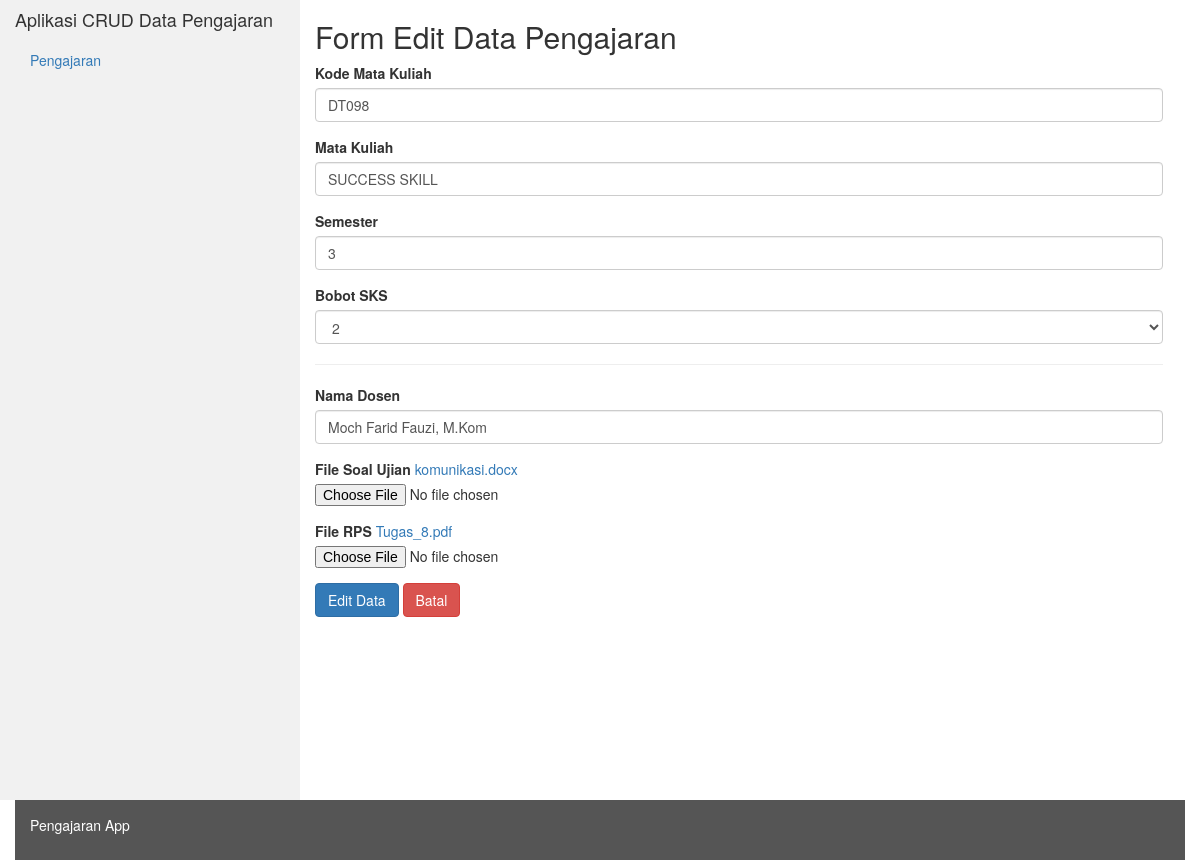
Screenshot of /index.php/pengajaran/edit/5 with the database file from the repository.
### tables this page shows
CREATE TABLE `tbl_pengajaran` (
  `no_pengajaran` int(11) NOT NULL,
  `kode_mk` varchar(30) NOT NULL,
  `mata_kuliah` varchar(50) NOT NULL,
  `semester` int(3) NOT NULL,
  `bobot_sks` int(2) NOT NULL,
  `nama_dosen` varchar(50) NOT NULL,
  `soal_ujian` mediumtext NOT NULL,
  `upload_rps` mediumtext NOT NULL
);

### application/controllers/Pengajaran.php (called while the page is built, shortened)
<?php
class Pengajaran extends CI_Controller{
	public function __construct()
	{
		$this->load->model('Pengajaran_model');
		$this->load->library('form_validation');
		$this->load->helper(array('url','download'));
	}
	public function edit($no_pengajaran)
	{
		$data['judul'] = 'Form Edit';
		$data['tbl_pengajaran'] = $this->Pengajaran_model->getPengajaranById($no_pengajaran);
		$data['bobot_sks'] = ['2', '4', '6', '8'];
		$this->form_validation->set_rules('kode_mk','Kode Mata Kuliah','required');
		$this->form_validation->set_rules('mata_kuliah','Mata Kuliah','required');
		$this->form_validation->set_rules('semester','Semester','required');
		$this->form_validation->set_rules('nama_dosen','Nama Dosen','required');
		if($this->form_validation->run() == FALSE){
		$this->load->view('templates/header', $data);
		$this->load->view('pengajaran/edit', $data);
		$this->load->view('templates/footer');
		} else {
			$this->Pengajaran_model->editDataPengajaran($no_pengajaran);
			$this->session->set_flashdata('flash', 'Diubah');
			redirect('index.php/pengajaran');
		}
	}
}
?>

### index.php (called while the page is built, shortened)
<?php
require_once BASEPATH.'core/CodeIgniter.php';

### application/models/Pengajaran_model.php (called while the page is built, shortened)
<?php
class Pengajaran_model extends CI_model {
	public function getPengajaranById($no_pengajaran)
	{
		return $this->db->get_where('tbl_pengajaran', ['no_pengajaran'=>$no_pengajaran])->row_array();
	}
}
?>

### application/views/pengajaran/edit.php (the view, shortened to what this page needs)
<div class="container">
	<div class="row mt-3">
		<div class="col-md-9">
			<div class="card">
			  	<div class="card-header">
			    <h2 class="mt-3">Form Edit Data Pengajaran</h2>
				</div>
			  	<div class="card-body">
			  	<form action="" method="post" enctype="multipart/form-data">
			   		<div class="form-group">
				   		<label for="kode_mk">Kode Mata Kuliah</label>
				    	<input type="text" class="form-control" id="kode_mk" name="kode_mk" value="<?= $tbl_pengajaran['kode_mk']; ?>">
		 			</div>
					 <div class="form-group">
				   		<label for="mata_kuliah">Mata Kuliah</label>
				    	<input type="text" class="form-control" id="mata_kuliah" name="mata_kuliah" value="<?= $tbl_pengajaran['mata_kuliah']; ?>">
		 			</div>
		 			<div class="form-group">
				   		<label for="semester">Semester</label>
				    	<input type="number" class="form-control" id="semester" name="semester" value="<?= $tbl_pengajaran['semester']; ?>">
		 			</div>
		 			<div class="form-group">
				   		<label for="bobot_sks">Bobot SKS</label>
						    <select class="form-control" id="bobot_sks" name="bobot_sks" >
								<?php foreach($bobot_sks as $b) : ?>
									<?php if( $b == $tbl_pengajaran['bobot_sks'] ) : ?>
										<option value="<?= $b; ?>" selected><?= $b; ?></option>
										<?php else : ?>
											<option value="<?= $b; ?>"><?= $b; ?></option>
									<?php endif; ?>
							  	<?php endforeach; ?>
						    </select>
		 			</div>
      				<hr size="50px">
		 			<div class="form-group">
				   		<label for="jenis_soal">Nama Dosen</label>
				    	<input type="text" class="form-control" id="nama_dosen" name="nama_dosen" value="<?= $tbl_pengajaran['nama_dosen']; ?>">
		 			</div>
		 			  <div class="form-group">
					    <label for="soal_ujian">File Soal Ujian</label>
							<a href="<?= base_url('uploads/'.$tbl_pengajaran['soal_ujian'])?>" ><?= $tbl_pengajaran['soal_ujian']; ?></a>
							<input type="file" class="form-control-file" id="soal_ujian" name="soal_ujian" value="<?= $tbl_pengajaran['soal_ujian']; ?>">
					  </div>
					  <div class="form-group">
					    <label for="upload_rps">File RPS </label>
						<a href="<?= base_url('uploads/'.$tbl_pengajaran['upload_rps'])?>" class="dwn" ><?= $tbl_pengajaran['upload_rps']; ?></a>
					    <input type="file" class="form-control-file" id="upload_rps" name="upload_rps" value="<?= base_url('uploads/'.$tbl_pengajaran['upload_rps'])?>">
					  </div>
					  <button type="submit" name="edit" class="btn btn-primary">Edit Data</button>
					  <a href="<?php echo base_url(); ?>index.php/pengajaran/" class="btn btn-danger">Batal</a>
				</form>
			  	</div>
				</div>
			</div>
		</div>
	</div>
</div>

### rows the page displays
tbl_pengajaran: kode_mk "DT098", mata_kuliah "SUCCESS SKILL", semester "3", bobot_sks "2", nama_dosen "Moch Farid Fauzi, M.Kom", soal_ujian "komunikasi.docx", upload_rps "Tugas_8.pdf"
